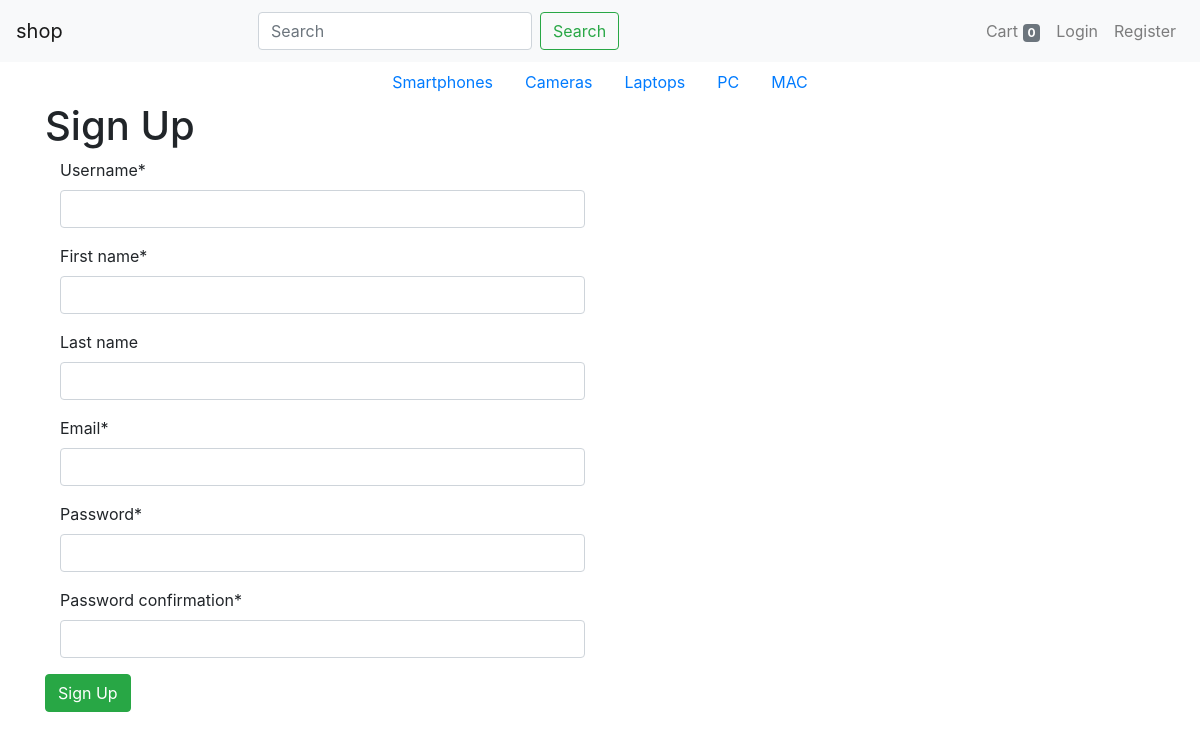
Screenshot of /register/ with the database file from the repository.
### shopping/models.py (models this page shows, shortened)
class Cart(models.Model):
    items = models.ManyToManyField(CartItem, blank=True)
    total = models.DecimalField(max_digits=9, decimal_places=2,default=0.00)

class Category(models.Model):
    name = models.CharField(max_length=140)
    slug = models.SlugField(blank=True)
    def get_absolute_url(self):
        return reverse("shop:category", kwargs={"slug": self.slug})

### shopping/views.py (the view, shortened to what this page needs)
# urls.py: re_path(r"register/$", views.Register.as_view(), name="register"),
class Register(CreateView):
    form_class = UserCreateForm
    success_url = reverse_lazy("shop:home")
    template_name = "register.html"

### shopping/forms.py (shortened to what this page needs)
class UserCreateForm(UserCreationForm):
    first_name = forms.CharField(max_length=20,required=True)
    email = forms.EmailField(max_length=35,required=True)
    class Meta:
        fields = ("username","first_name", "last_name", "email","password1", "password2")
        model = get_user_model()
    def __init__(self, *args, **kwargs):
        super(UserCreateForm, self).__init__(*args,**kwargs)
        self.fields['username'].label = 'Username'
        self.fields['username'].help_text = ''
        self.fields['password1'].help_text = ''
        self.fields['password2'].help_text = ''

### context_processors/processors.py (called while the page is built)
def cart_view(request):
    try:
        cart_id = request.session['cart_id']
        cart = Cart.objects.get(id=cart_id)
        request.session['total'] = cart.items.count()
    except:
        cart = Cart()
        cart.save()
        cart_id = cart.id
        request.session['cart_id'] = cart_id
        cart = Cart.objects.get(id=cart_id)
    return {'cart':cart}

def categories(request):
    categories = Category.objects.all()
    return {'dropdown_categories':categories}

### shopping/templates/shopping/register.html (shortened to what this page needs)
{% extends "base.html" %}
{% load crispy_forms_tags %}
{% block content %}
<div class="container">
    <h1>Sign Up</h1>
    <form method="POST">
        <div class="col-6">
          {{ form|crispy }}
        </div>
        <input type="submit" value="Sign Up" class="btn btn-success">
    </form>
</div>
{% endblock %}

### shopping/templates/shopping/base.html (shortened to what this page needs)
<!DOCTYPE html>
{% load staticfiles %}
<html lang="en" dir="ltr">
  <head>
    <link rel="stylesheet" href="https://stackpath.bootstrapcdn.com/bootstrap/4.1.2/css/bootstrap.min.css">
    <link rel="stylesheet" href="https://cdnjs.cloudflare.com/ajax/libs/font-awesome/4.7.0/css/font-awesome.min.css">
    <link rel="stylesheet" href="{% static 'css/master.css' %}">
  </head>
  <body>
    <nav class="navbar navbar-expand-lg navbar-light bg-light">
      <a class="navbar-brand" href="{% url 'shop:home' %}">shop</a>
      <div class="collapse navbar-collapse" id="navbarTogglerDemo02">
      <ul class="navbar-nav mr-auto ml-auto">
        <li class="nav-item">
          <form class="form-inline my-2 my-lg-1" id="searchform" action="{% url 'shop:search' %}" method="get" accept-charset="utf-8">
            <input class="form-control mr-sm-2" name="q" type="search" placeholder="Search">
            <button class="btn btn-outline-success my-2 my-sm-0" type="submit">Search</button>
          </form>
        </li>
      </ul>
        <ul class="navbar-nav ml-auto">
          <li class="nav-item">
            <a class="nav-link" href="{% url 'shop:cart' %}">Cart <span class="badge badge-secondary" id="cart_count">{{cart.items.count}}</span></a>
          </li>
          {% if user.is_authenticated %}
            <li class="nav-item dropdown">
              <a class="nav-link dropdown-toggle" href="#" id="navbarDropdown" role="button" data-toggle="dropdown" aria-haspopup="true" aria-expanded="false">
                Welcome {{ user.first_name }}
              </a>
              <div class="dropdown-menu" aria-labelledby="navbarDropdown">
                <a class="dropdown-item" href="{% url 'shop:yourplace' username=user.username %}">Your place</a>
                <a class="dropdown-item" href="{% url 'shop:logout'%}">Log out</a>
              </div>
            </li>
          {% else %}
            <li class="nav-item">
              <a class="nav-link" href="{% url 'shop:login'%}" >Login</a>
            </li>
            <li class="nav-item">
              <a class="nav-link" href="{% url 'shop:register'%}" >Register</a>
            </li>
          {% endif %}
        </ul>
      </div>
    </nav>
    <ul class="nav justify-content-center">
      {% for cat in dropdown_categories %}
        <li class="nav-item">
          <a class="nav-link" href="{{ cat.get_absolute_url }}">{{cat.name}}</a>
        </li>
      {% endfor %}
    </ul>
    {% block content%}
    {% endblock content%}
  </body>
</html>

### rows the page displays
Category: name "Smartphones"
Category: name "Cameras"
Category: name "Laptops"
Category: name "PC"
Category: name "MAC"
